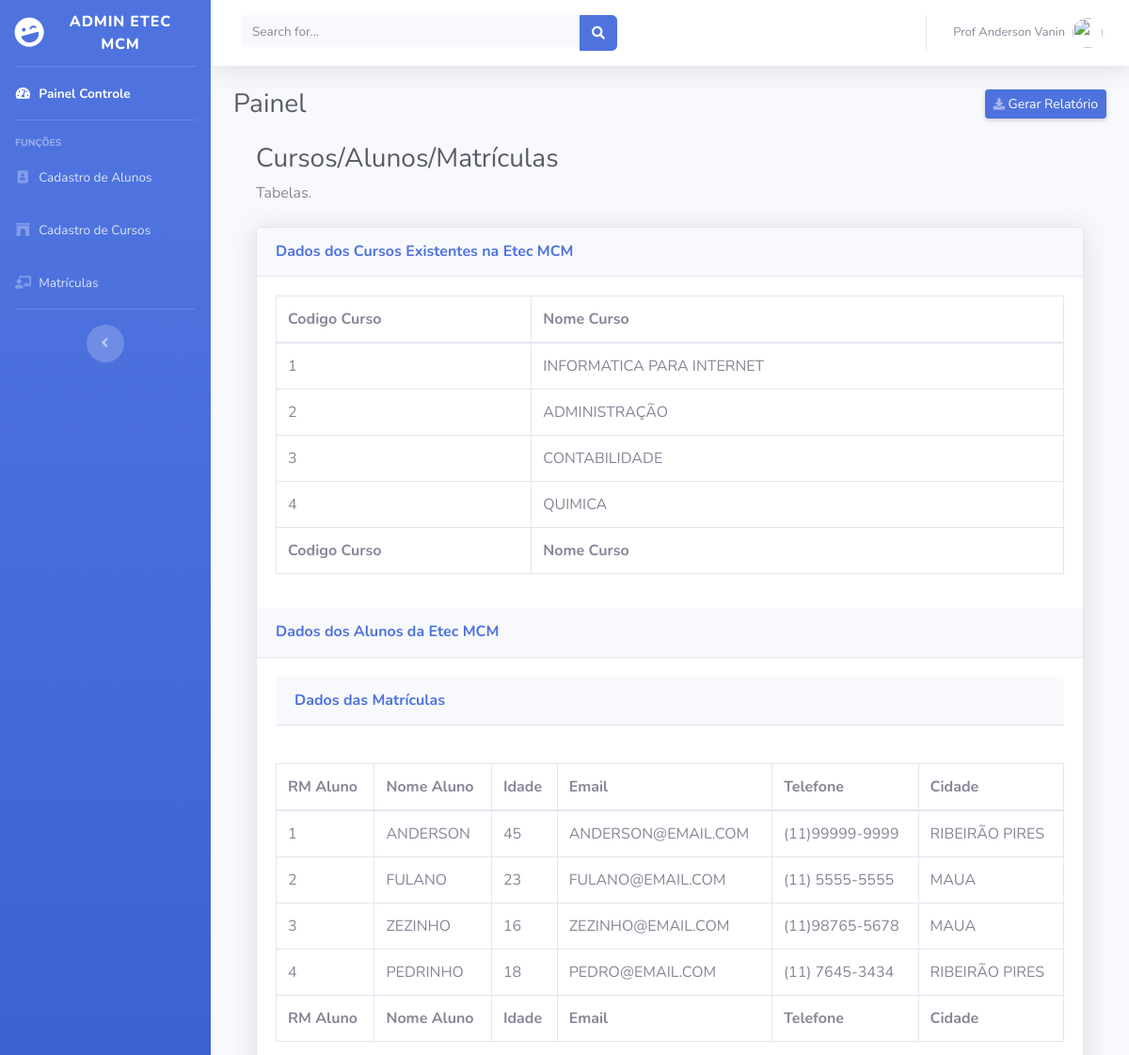
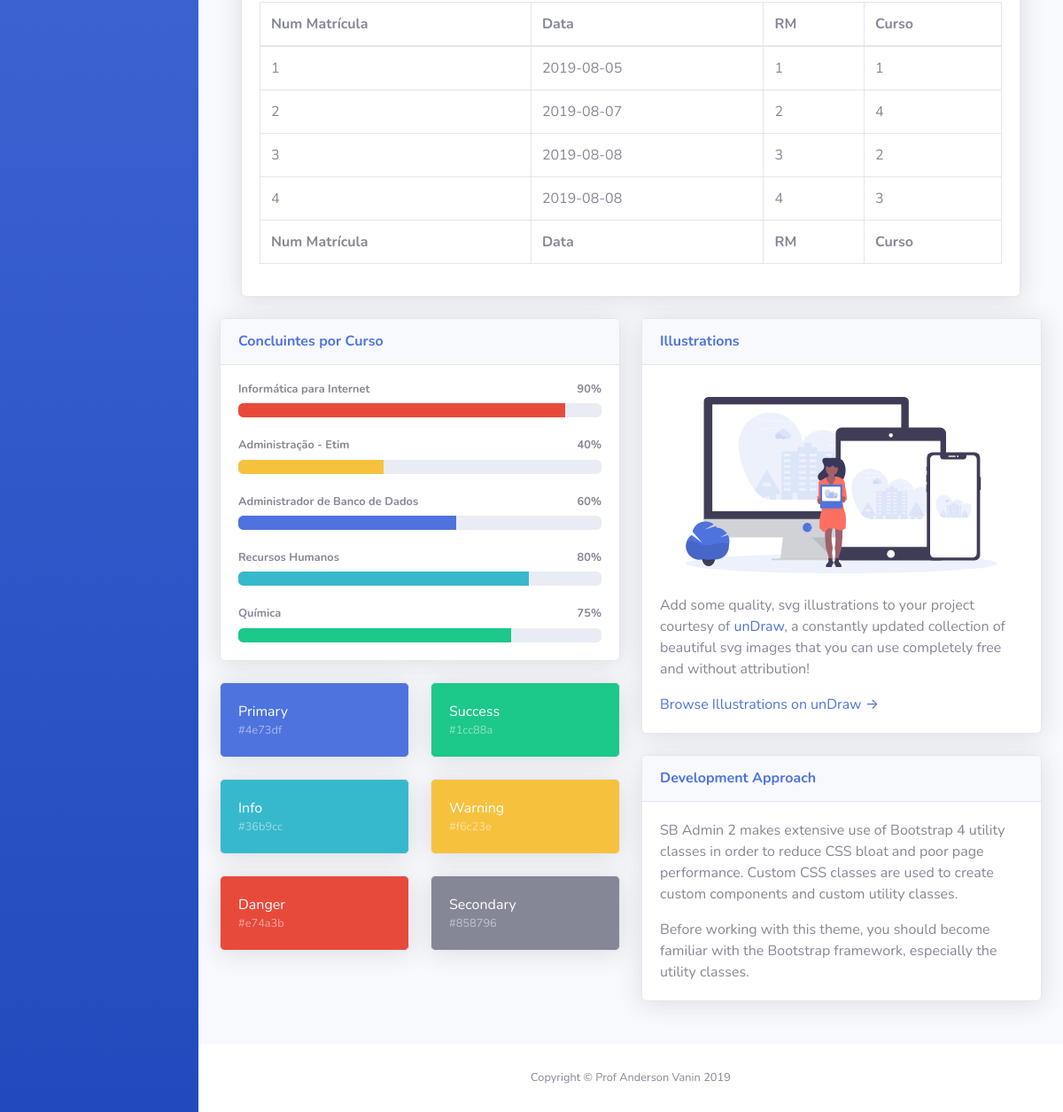
The page / on the database its author committed (2 pictures, top to bottom).
### tables this page shows
CREATE TABLE `cursos` (
  `cod` int(11) NOT NULL,
  `curso` varchar(50) NOT NULL
);

CREATE TABLE `alunos` (
  `rm` int(11) NOT NULL,
  `nome` varchar(50) NOT NULL,
  `idade` int(11) NOT NULL,
  `email` varchar(100) NOT NULL,
  `telefone` varchar(50) NOT NULL,
  `cidade` varchar(50) NOT NULL
);

CREATE TABLE `matricula` (
  `matricula` int(11) NOT NULL,
  `datamat` date NOT NULL,
  `rm_aluno` int(11) NOT NULL,
  `cod_curso` int(11) NOT NULL
);

### index.php (the view, shortened to what this page needs)
<?php
  include 'conecta.php';
?>
<!DOCTYPE html>
<html lang="pt-br">
<head>
  <link href="vendor/fontawesome-free/css/all.min.css" rel="stylesheet" type="text/css">
  <link href="css/sb-admin-2.min.css" rel="stylesheet">
</head>
<body id="page-top">
  <div id="wrapper">
    <ul class="navbar-nav bg-gradient-primary sidebar sidebar-dark accordion" id="accordionSidebar">
      <a class="sidebar-brand d-flex align-items-center justify-content-center" href="index.html">
        <div class="sidebar-brand-icon rotate-n-15">
          <i class="fas fa-laugh-wink"></i>
        </div>
        <div class="sidebar-brand-text mx-3">Admin Etec MCM</div>
      </a>
      <hr class="sidebar-divider my-0">
      <li class="nav-item active">
        <a class="nav-link" href="index.html">
          <i class="fas fa-fw fa-tachometer-alt"></i>
          <span>Painel Controle</span></a>
      </li>
      <hr class="sidebar-divider">
      <div class="sidebar-heading">
        Funções
      </div>
      <li class="nav-item">
        <a class="nav-link" href="#">
          <i class="fas fa-fw fa-address-book"></i>
          <span>Cadastro de Alunos</span></a>
      </li>
      <li class="nav-item">
        <a class="nav-link" href="#">
          <i class="fas fa-fw fa-archway"></i>
          <span>Cadastro de Cursos</span></a>
      </li>
      <li class="nav-item">
        <a class="nav-link" href="#">
          <i class="fas fa-fw fa-chalkboard-teacher"></i>
          <span>Matrículas</span></a>
      </li>
      <hr class="sidebar-divider d-none d-md-block">
      <div class="text-center d-none d-md-inline">
        <button class="rounded-circle border-0" id="sidebarToggle"></button>
      </div>
    </ul>
    <div id="content-wrapper" class="d-flex flex-column">
      <div id="content">
        <nav class="navbar navbar-expand navbar-light bg-white topbar mb-4 static-top shadow">
          <form class="d-none d-sm-inline-block form-inline mr-auto ml-md-3 my-2 my-md-0 mw-100 navbar-search">
            <div class="input-group">
              <input type="text" class="form-control bg-light border-0 small" placeholder="Search for..." aria-label="Search" aria-describedby="basic-addon2">
              <div class="input-group-append">
                <button class="btn btn-primary" type="button">
                  <i class="fas fa-search fa-sm"></i>
                </button>
              </div>
            </div>
          </form>
          <ul class="navbar-nav ml-auto">
            <li class="nav-item dropdown no-arrow">
              <a class="nav-link dropdown-toggle" href="#" id="userDropdown" role="button" data-toggle="dropdown" aria-haspopup="true" aria-expanded="false">
                <span class="mr-2 d-none d-lg-inline text-gray-600 small">Prof Anderson Vanin</span>
                <img class="img-profile rounded-circle" src="https://source.unsplash.com/QAB-WJcbgJk/60x60">
              </a>
            </li>
          </ul>
        </nav>
        <div class="container-fluid">
          <div class="d-sm-flex align-items-center justify-content-between mb-4">
            <h1 class="h3 mb-0 text-gray-800">Painel</h1>
            <a href="#" class="d-none d-sm-inline-block btn btn-sm btn-primary shadow-sm"><i class="fas fa-download fa-sm text-white-50"></i> Gerar Relatório</a>
          </div>
          <div class="container-fluid">
          <h1 class="h3 mb-2 text-gray-800">Cursos/Alunos/Matrículas</h1>
          <p class="mb-4">Tabelas.</p>
          <div class="card shadow mb-4">
            <div class="card-header py-3">
              <h6 class="m-0 font-weight-bold text-primary">Dados dos Cursos Existentes na Etec MCM</h6>
            </div>
            <div class="card-body">
              <div class="table-responsive">
                <table class="table table-bordered" id="dataTable" width="100%" cellspacing="0">
                  <thead>
                    <tr>
                      <th>Codigo Curso</th>
                      <th>Nome Curso</th>
                    </tr>
                  </thead>
                  <tfoot>
                    <tr>
                      <th>Codigo Curso</th>
                      <th>Nome Curso</th>
                    </tr>
                  </tfoot>
                  <tbody>
                  <?php
                    $consulta = "SELECT * FROM cursos";
                    foreach ($conexao->query($consulta) as $linha) {
                  ?>
                    <tr>
                      <td><?php echo "{$linha['cod']}";?></td>
                      <td><?php echo "{$linha['curso']}";?></td>
                    </tr>
                  <?php
                    }
                  ?>
                  </tbody>
                </table>
              </div>
            </div>
            <div class="card-header py-3">
              <h6 class="m-0 font-weight-bold text-primary">Dados dos Alunos da Etec MCM</h6>
            </div>
            <div class="card-body">
              <div class="table-responsive">
                <table class="table table-bordered" id="dataTable" width="100%" cellspacing="0">
                  <thead>
                    <tr>
                      <th>RM Aluno</th>
                      <th>Nome Aluno</th>
                      <th>Idade</th>
                      <th>Email</th>
                      <th>Telefone</th>
                      <th>Cidade</th>
                    </tr>
                  </thead>
                  <tfoot>
                    <tr>
                      <th>RM Aluno</th>
                      <th>Nome Aluno</th>
                      <th>Idade</th>
                      <th>Email</th>
                      <th>Telefone</th>
                      <th>Cidade</th>
                    </tr>
                  </tfoot>
                  <tbody>
                  <?php
                    $consulta = "SELECT * FROM alunos";
                    foreach ($conexao->query($consulta) as $linha) {
                  ?>
                    <tr>
                      <td><?php echo "{$linha['rm']}";?></td>
                      <td><?php echo "{$linha['nome']}";?></td>
                      <td><?php echo "{$linha['idade']}";?></td>
                      <td><?php echo "{$linha['email']}";?></td>
                      <td><?php echo "{$linha['telefone']}";?></td>
                      <td><?php echo "{$linha['cidade']}";?></td>
                    </tr>
                  <?php
                    }
                  ?>
                  <div class="card-header py-3">
              <h6 class="m-0 font-weight-bold text-primary">Dados das Matrículas</h6>
            </div>
            <div class="card-body">
              <div class="table-responsive">
                <table class="table table-bordered" id="dataTable" width="100%" cellspacing="0">
                  <thead>
                    <tr>
                      <th>Num Matrícula</th>
                      <th>Data</th>
                      <th>RM</th>
                      <th>Curso</th>
                    </tr>
                  </thead>
                  <tfoot>
                    <tr>
                      <th>Num Matrícula</th>
                      <th>Data</th>
                      <th>RM</th>
                      <th>Curso</th>
                    </tr>
                  </tfoot>
                  <tbody>
                  <?php
                    $consulta = "SELECT * FROM matricula";
                    foreach ($conexao->query($consulta) as $linha) {
                  ?>
                    <tr>
                      <td><?php echo "{$linha['matricula']}";?></td>
                      <td><?php echo "{$linha['datamat']}";?></td>
                      <td><?php echo "{$linha['rm_aluno']}";?></td>
                      <td><?php echo "{$linha['cod_curso']}";?></td>
                    </tr>
                  <?php
                    }
                  ?>
                  </tbody>
                </table>
              </div>
            </div>
          </div>
        </div>
          <div class="row">
            <div class="col-lg-6 mb-4">
              <div class="card shadow mb-4">
                <div class="card-header py-3">
                  <h6 class="m-0 font-weight-bold text-primary">Concluintes por Curso</h6>
                </div>
                <div class="card-body">
                  <h4 class="small font-weight-bold">Informática para Internet <span class="float-right">90%</span></h4>
                  <div class="progress mb-4">
                    <div class="progress-bar bg-danger" role="progressbar" style="width: 90%" aria-valuenow="20" aria-valuemin="0" aria-valuemax="100"></div>
                  </div>
                  <h4 class="small font-weight-bold">Administração - Etim <span class="float-right">40%</span></h4>
                  <div class="progress mb-4">
                    <div class="progress-bar bg-warning" role="progressbar" style="width: 40%" aria-valuenow="40" aria-valuemin="0" aria-valuemax="100"></div>
                  </div>
                  <h4 class="small font-weight-bold">Administrador de Banco de Dados <span class="float-right">60%</span></h4>
                  <div class="progress mb-4">
                    <div class="progress-bar" role="progressbar" style="width: 60%" aria-valuenow="60" aria-valuemin="0" aria-valuemax="100"></div>
                  </div>
                  <h4 class="small font-weight-bold">Recursos Humanos <span class="float-right">80%</span></h4>
                  <div class="progress mb-4">
                    <div class="progress-bar bg-info" role="progressbar" style="width: 80%" aria-valuenow="80" aria-valuemin="0" aria-valuemax="100"></div>
                  </div>
                  <h4 class="small font-weight-bold">Química <span class="float-right">75%</span></h4>
                  <div class="progress">
                    <div class="progress-bar bg-success" role="progressbar" style="width: 75%" aria-valuenow="100" aria-valuemin="0" aria-valuemax="100"></div>
                  </div>
                </div>
              </div>
              <div class="row">
                <div class="col-lg-6 mb-4">
                  <div class="card bg-primary text-white shadow">
                    <div class="card-body">
                      Primary
                      <div class="text-white-50 small">#4e73df</div>
                    </div>
                  </div>
                </div>
                <div class="col-lg-6 mb-4">
                  <div class="card bg-success text-white shadow">
                    <div class="card-body">
                      Success
                      <div class="text-white-50 small">#1cc88a</div>
                    </div>
                  </div>
                </div>
                <div class="col-lg-6 mb-4">
                  <div class="card bg-info text-white shadow">
                    <div class="card-body">
                      Info
                      <div class="text-white-50 small">#36b9cc</div>
                    </div>
                  </div>
                </div>
                <div class="col-lg-6 mb-4">
                  <div class="card bg-warning text-white shadow">
                    <div class="card-body">
                      Warning
                      <div class="text-white-50 small">#f6c23e</div>
                    </div>
                  </div>
                </div>
                <div class="col-lg-6 mb-4">
                  <div class="card bg-danger text-white shadow">
                    <div class="card-body">
                      Danger
                      <div class="text-white-50 small">#e74a3b</div>
                    </div>
                  </div>
                </div>
                <div class="col-lg-6 mb-4">
                  <div class="card bg-secondary text-white shadow">
                    <div class="card-body">
                      Secondary
                      <div class="text-white-50 small">#858796</div>
                    </div>
                  </div>
                </div>
              </div>
            </div>
            <div class="col-lg-6 mb-4">
              <div class="card shadow mb-4">
                <div class="card-header py-3">
                  <h6 class="m-0 font-weight-bold text-primary">Illustrations</h6>
                </div>
                <div class="card-body">
                  <div class="text-center">
                    <img class="img-fluid px-3 px-sm-4 mt-3 mb-4" style="width: 25rem;" src="img/undraw_posting_photo.svg" alt="">
                  </div>
                  <p>Add some quality, svg illustrations to your project courtesy of <a target="_blank" rel="nofollow" href="https://undraw.co/">unDraw</a>, a constantly updated collection of beautiful svg images that you can use completely free and without attribution!</p>
                  <a target="_blank" rel="nofollow" href="https://undraw.co/">Browse Illustrations on unDraw &rarr;</a>
                </div>
              </div>
              <div class="card shadow mb-4">
                <div class="card-header py-3">
                  <h6 class="m-0 font-weight-bold text-primary">Development Approach</h6>
                </div>
                <div class="card-body">
                  <p>SB Admin 2 makes extensive use of Bootstrap 4 utility classes in order to reduce CSS bloat and poor page performance. Custom CSS classes are used to create custom components and custom utility classes.</p>
                  <p class="mb-0">Before working with this theme, you should become familiar with the Bootstrap framework, especially the utility classes.</p>
                </div>
              </div>
            </div>
          </div>
        </div>
      </div>
      <footer class="sticky-footer bg-white">
        <div class="container my-auto">
          <div class="copyright text-center my-auto">
            <span>Copyright &copy; Prof Anderson Vanin 2019</span>
          </div>
        </div>
      </footer>
    </div>
  </div>
</body>
</html>

### rows shown on the page
cursos: cod "1", curso "INFORMATICA PARA INTERNET"
cursos: cod "2", curso "ADMINISTRAÇÃO"
cursos: cod "3", curso "CONTABILIDADE"
cursos: cod "4", curso "QUIMICA"
alunos: rm "1", nome "ANDERSON", idade "45", email "ANDERSON@EMAIL.COM", telefone "(11)99999-9999", cidade "RIBEIRÃO PIRES"
alunos: rm "2", nome "FULANO", idade "23", email "FULANO@EMAIL.COM", telefone "(11) 5555-5555", cidade "MAUA"
alunos: rm "3", nome "ZEZINHO", idade "16", email "ZEZINHO@EMAIL.COM", telefone "(11)98765-5678", cidade "MAUA"
alunos: rm "4", nome "PEDRINHO", idade "18", email "PEDRO@EMAIL.COM", telefone "(11) 7645-3434", cidade "RIBEIRÃO PIRES"
matricula: matricula "1", datamat "2019-08-05", rm_aluno "1", cod_curso "1"
matricula: matricula "2", datamat "2019-08-07", rm_aluno "2", cod_curso "4"
matricula: matricula "3", datamat "2019-08-08", rm_aluno "3", cod_curso "2"
matricula: matricula "4", datamat "2019-08-08", rm_aluno "4", cod_curso "3"
